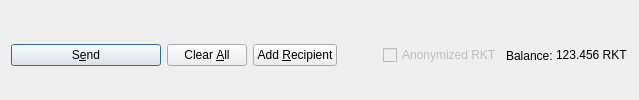
         <widget class="QFrame" name="frame_Send">
          <layout class="QHBoxLayout" name="horizontalLayout">
           <property name="bottomMargin">
            <number>0</number>
           </property>
           <item>
            <widget class="QPushButton" name="sendButton">
             <property name="minimumSize">
              <size>
               <width>150</width>
               <height>0</height>
              </size>
             </property>
             <property name="toolTip">
              <string>Confirm the send action</string>
             </property>
             <property name="text">
              <string>S&amp;end</string>
             </property>
             <property name="icon">
              <iconset resource="../rocketfundcoin.qrc">
               <normaloff>:/icons/send</normaloff>:/icons/send</iconset>
             </property>
             <property name="autoDefault">
              <bool>false</bool>
             </property>
             <property name="default">
              <bool>true</bool>
             </property>
            </widget>
           </item>
           <item>
            <widget class="QPushButton" name="clearButton">
             <property name="sizePolicy">
              <sizepolicy hsizetype="Minimum" vsizetype="Fixed">
               <horstretch>0</horstretch>
               <verstretch>0</verstretch>
              </sizepolicy>
             </property>
             <property name="toolTip">
              <string>Clear all fields of the form.</string>
             </property>
             <property name="text">
              <string>Clear &amp;All</string>
             </property>
             <property name="icon">
              <iconset resource="../rocketfundcoin.qrc">
               <normaloff>:/icons/remove</normaloff>:/icons/remove</iconset>
             </property>
             <property name="autoDefault">
              <bool>false</bool>
             </property>
            </widget>
           </item>
           <item>
            <widget class="QPushButton" name="addButton">
             <property name="toolTip">
              <string>Send to multiple recipients at once</string>
             </property>
             <property name="text">
              <string>Add &amp;Recipient</string>
             </property>
             <property name="icon">
              <iconset resource="../rocketfundcoin.qrc">
               <normaloff>:/icons/add</normaloff>:/icons/add</iconset>
             </property>
             <property name="autoDefault">
              <bool>false</bool>
             </property>
            </widget>
           </item>
           <item>
            <spacer name="horizontalSpacer">
             <property name="orientation">
              <enum>Qt::Horizontal</enum>
             </property>
             <property name="sizeHint" stdset="0">
              <size>
               <width>40</width>
               <height>20</height>
              </size>
             </property>
            </spacer>
           </item>
           <item>
            <layout class="QHBoxLayout" name="horizontalLayout_2">
             <property name="spacing">
              <number>3</number>
             </property>
             <item>
              <widget class="QCheckBox" name="checkzRKT">
               <property name="enabled">
                <bool>false</bool>
               </property>
               <property name="text">
                <string>Anonymized RKT</string>
               </property>
              </widget>
             </item>
             <item>
              <widget class="QLabel" name="label">
               <property name="text">
                <string>Balance:</string>
               </property>
              </widget>
             </item>
             <item>
              <widget class="QLabel" name="labelBalance">
               <property name="sizePolicy">
                <sizepolicy hsizetype="Preferred" vsizetype="Fixed">
                 <horstretch>0</horstretch>
                 <verstretch>0</verstretch>
                </sizepolicy>
               </property>
               <property name="cursor">
                <cursorShape>IBeamCursor</cursorShape>
               </property>
               <property name="text">
                <string notr="true">123.456 RKT</string>
               </property>
               <property name="textInteractionFlags">
                <set>Qt::LinksAccessibleByMouse|Qt::TextSelectableByKeyboard|Qt::TextSelectableByMouse</set>
               </property>
              </widget>
             </item>
            </layout>
           </item>
          </layout>
         </widget>
